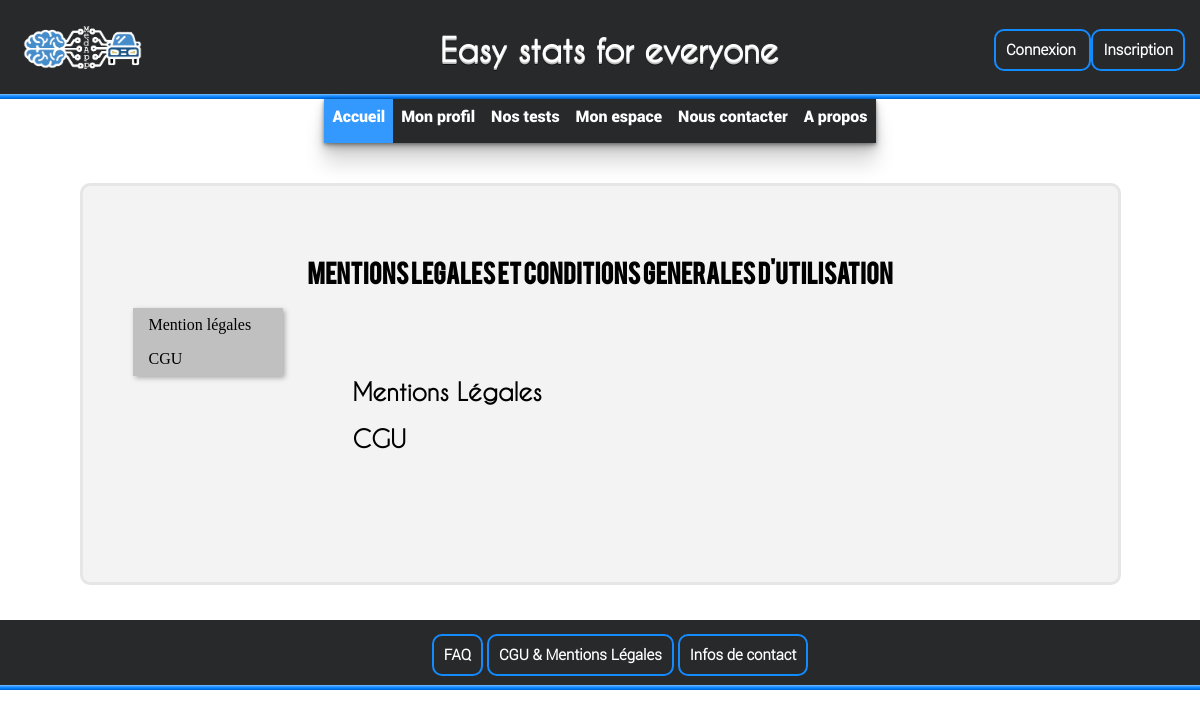
Page /CGUMentionLegales.php on the earlier database version.
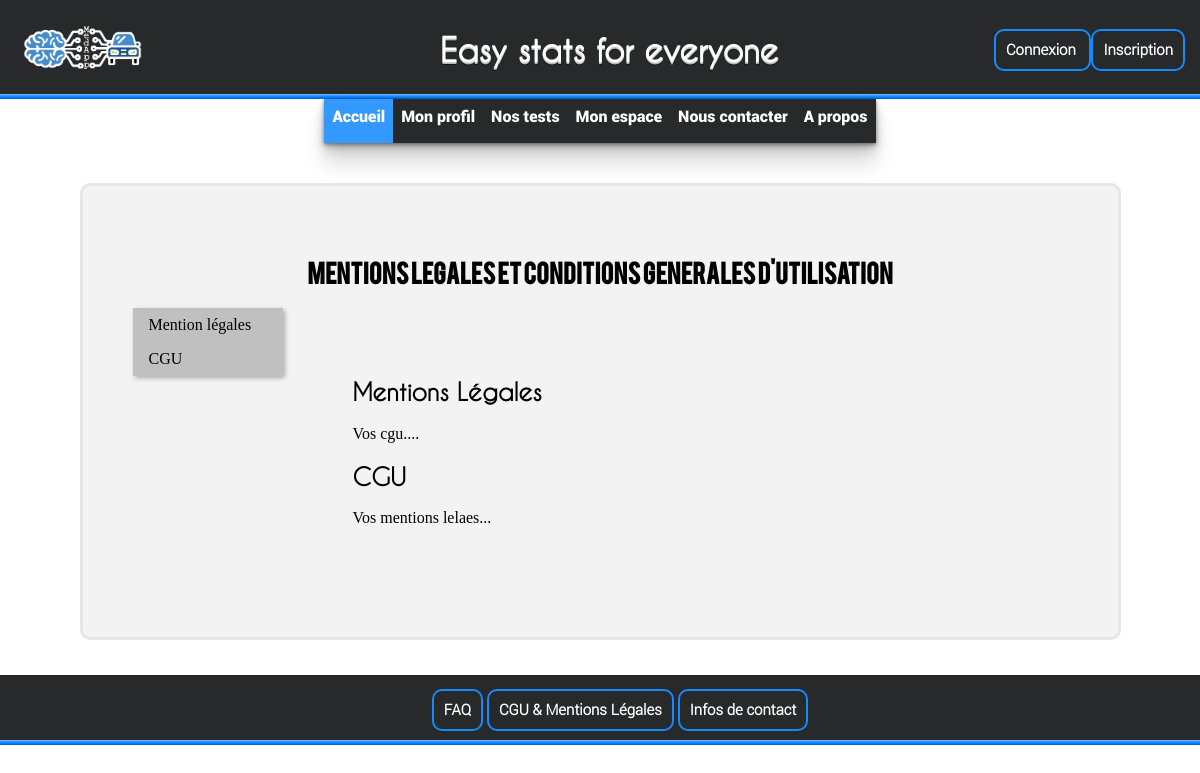
Same page on the later database version.
### tables this page shows
CREATE TABLE IF NOT EXISTS `cgu` (
  `idCGU` int(25) NOT NULL AUTO_INCREMENT,
  `MentionLegales` mediumtext NOT NULL,
  `CGU` mediumtext NOT NULL,
  PRIMARY KEY (`idCGU`)
);

### CGUMentionLegales.php (called while the page is built)
<?php
require("Modeles/fonction.php");
require("includes/AccesBase.php");
$req=lireCGU($db,'1');
$donnee=$req->fetch();
$ML=$donnee["MentionLegales"];
$CGU=$donnee["CGU"];
include_once('Vues/CGUMentionLegales.vue.php');
?>

### Modeles/fonction.php (called while the page is built, shortened)
<?php
function lireCGU($db, $id){
	$req = $db->prepare("SELECT * FROM cgu WHERE idCGU='$id'");
	$req->execute();
	return $req;
}
?>

### Vues/CGUMentionLegales.vue.php (the view, shortened to what this page needs)
<!DOCTYPE html>
<html>
    <head>
    <link rel="stylesheet" type="text/css" href="design/CGUMentionLegales.css">
    </head>
    <body>
        <header><?php include_once('includes/header.php'); ?></header>
        <form method="post" action="CGUMentionLegalesEdition.php">
            <section class="section">
                <div class="titrePage">
                    <div class="titreP">
                        <h1>Mentions legales et Conditions generales d'utilisation</h1>
                    </div>
                </div>
                <nav class=menuNav>
                    <ul id="navigation">
                        <li><a href="#Debut ML">Mention légales</a></li>
                        <li><a href="#Debut CGU">CGU</a></li>
                    </ul>
                </nav>
                <article class="texte">
                    <div class="zoneArticle">
                            <h2 id="Debut ML">Mentions Légales</h2>
                            <output name="MentionLegale"><?php  echo nl2br($ML)?></output>
                            <h2 id="Debut CGU">CGU</h2>
                            <output name="CGU"><?php  echo nl2br($CGU); ?></output>
                        </div>
                </article>
            </section>
        </form>
        <footer><?php include_once('includes/footer.php'); ?></footer>
    </body>
</html>

Differences in the rows shown:
added cgu: MentionLegales "Vos cgu....", CGU "Vos mentions lelaes..."
